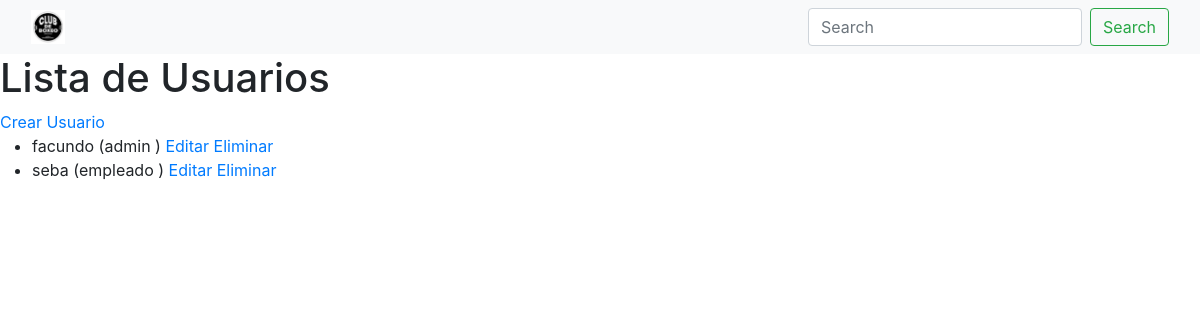
Screenshot of /usuarios/lista/ with the database file from the repository.
### gimnasio/models.py (models this page shows, shortened)
class Usuario(models.Model):
    tipo_usuario = models.ForeignKey(TipoUsuario, on_delete=models.CASCADE)  # Ej: "admin", "entrenador", "miembro"
    usuario = models.CharField(max_length=255, unique=True) # Nombre de usuario
    contrasena = models.CharField(max_length=255)  # Considera el hash de contraseñas
    class Meta:
        db_table = 'Usuarios'
        verbose_name = 'Usuario'
        verbose_name_plural = 'Usuarios'

class TipoUsuario(models.Model):
    tipousuario = models.CharField(max_length=255)
    def __str__(self):
        return '%s  '%(self.tipousuario)
    class Meta:
        db_table = 'TipoUsuarios'
        verbose_name = 'TipoUsuario'
        verbose_name_plural = 'TipoUsuarios'

### gimnasio/views.py (the view)
# urls.py: path('usuarios/lista/', views.usuario_list, name='usuario_list'),
def usuario_list(request):
    usuarios = Usuario.objects.all()
    return render(request, 'usuario_list.html', {'usuarios': usuarios})

### gimnasio/templates/usuario_list.html (shortened to what this page needs)
{% extends "base.html" %}
{% load static %}
{% block content %}
<!DOCTYPE html>
<html lang="es">
<html>
    <head>
    </head>
<body>
<h1>Lista de Usuarios</h1>
<a href="{% url 'usuario_create' %}">Crear Usuario</a>
<ul>
    {% for usuario in usuarios %}
        <li>
            {{ usuario.usuario }} ({{ usuario.tipo_usuario }})
            <a href="{% url 'usuario_update' pk=usuario.pk %}">Editar</a>
            <a href="{% url 'usuario_delete' pk=usuario.pk %}">Eliminar</a>
        </li>
    {% endfor %}
</ul>
</body>
</html>
{% endblock %}

### rows the page displays
Usuario: usuario "facundo", tipo_usuario "admin"
Usuario: usuario "seba", tipo_usuario "empleado"
